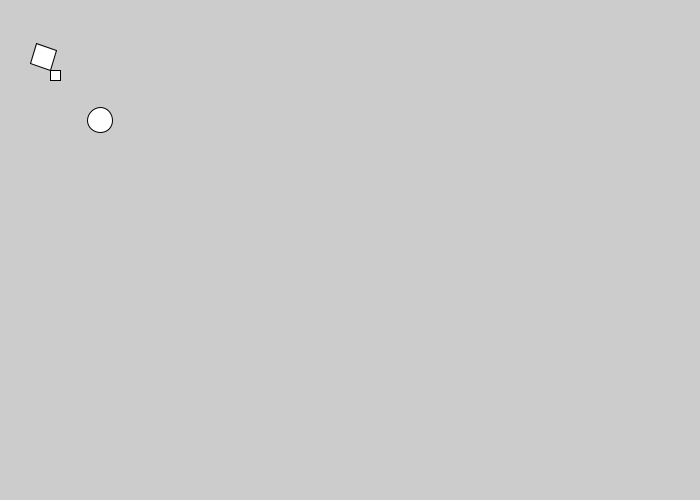
Frame 1 (no input)
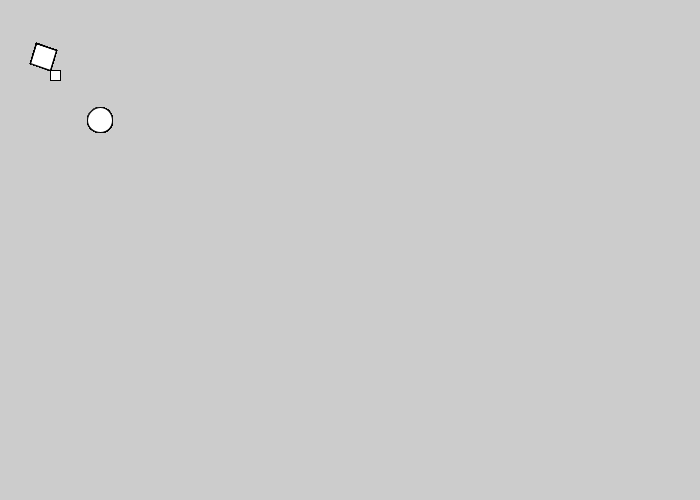
Frame 60 (the mouse pressed at the canvas centre just before this capture)
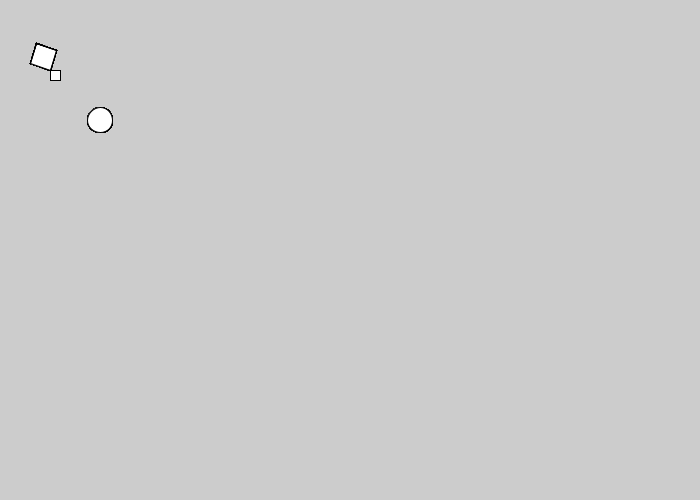
Frame 120 (the mouse held since frame 60 and released just before this capture)

The Processing sketch that drew these frames (run headless with seeded random() and noise(); from frame 60 on, the mouse is pressed at the canvas centre):

// Processing sketch: multiMatrix
// ── multiMatrix.pde
void setup() {
  size (700,500);

}

void draw() {
  pushMatrix();
  translate(50,70);
  rect(0,0, 10,10);

  pushMatrix();
  rotate(60);
  rect(0,0, 20,20);
  popMatrix();

  ellipse(50,50, 25,25);
  popMatrix();
}
